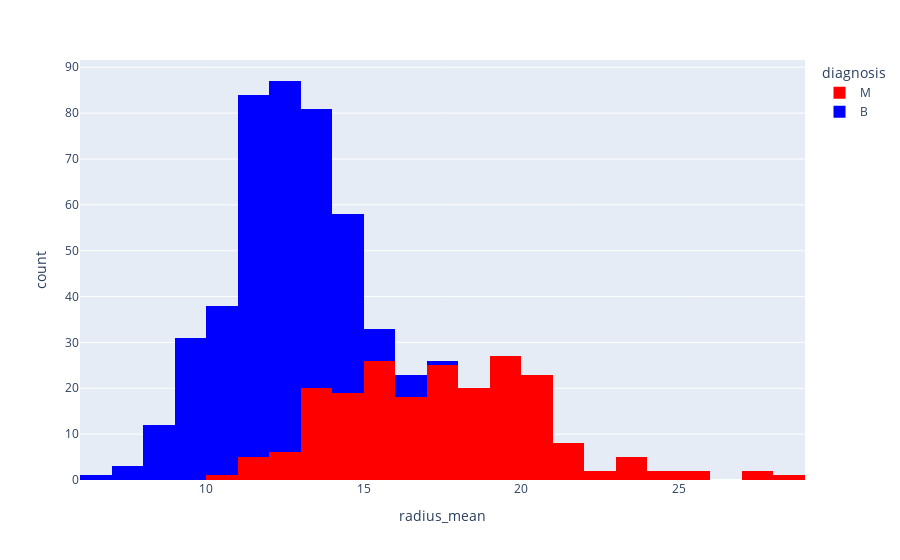

Here is the notebook cell this chart was saved with:
### Code cell
px.histogram(data_frame=df,x='radius_mean',color='diagnosis',color_discrete_sequence=['red','blue'])

### Figure 1 — Plotly figure (JSON) as saved in the notebook; plotly's stock layout.template omitted (floating-point values rounded to 4 significant figures; data arrays with more than 128 entries replaced by an {"elided": "..."} marker saying what was removed)
{"data": [{"alignmentgroup": "True", "bingroup": "x", "hovertemplate": "diagnosis=M<br>radius_mean=%{x}<br>count=%{y}<extra></extra>", "legendgroup": "M", "marker": {"color": "red", "pattern": {"shape": ""}}, "name": "M", "offsetgroup": "M", "orientation": "v", "showlegend": true, "type": "histogram", "x": {"elided": "212 float values"}, "xaxis": "x", "yaxis": "y"}, {"alignmentgroup": "True", "bingroup": "x", "hovertemplate": "diagnosis=B<br>radius_mean=%{x}<br>count=%{y}<extra></extra>", "legendgroup": "B", "marker": {"color": "blue", "pattern": {"shape": ""}}, "name": "B", "offsetgroup": "B", "orientation": "v", "showlegend": true, "type": "histogram", "x": {"elided": "357 float values"}, "xaxis": "x", "yaxis": "y"}], "layout": {"barmode": "relative", "legend": {"title": {"text": "diagnosis"}, "tracegroupgap": 0}, "margin": {"t": 60}, "xaxis": {"anchor": "y", "domain": [0, 1], "title": {"text": "radius_mean"}}, "yaxis": {"anchor": "x", "domain": [0, 1], "title": {"text": "count"}}}}
